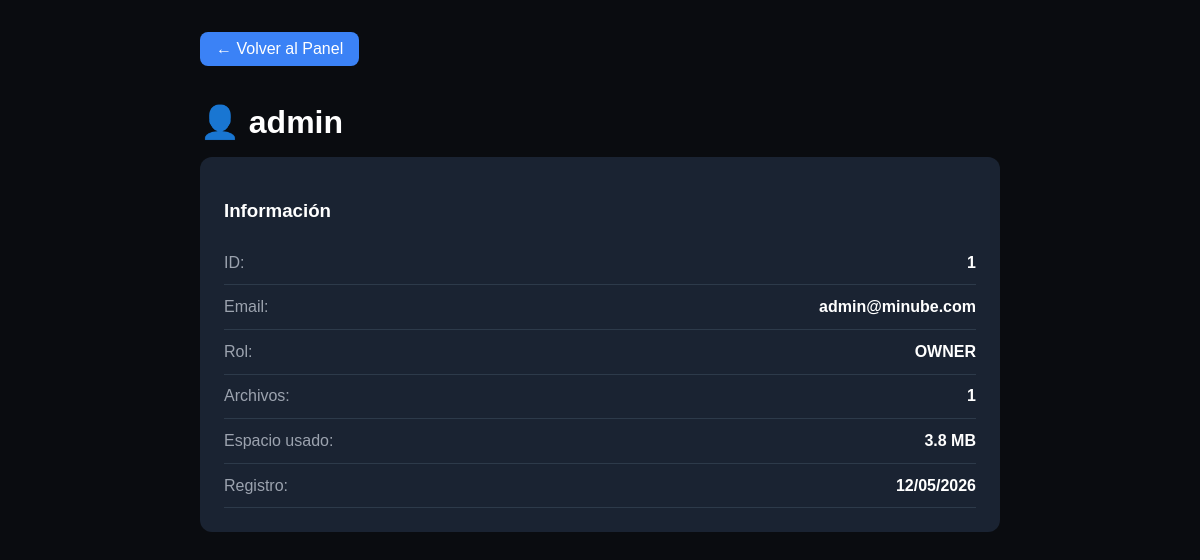
The page /admin/user/1 (signed in) on the database its author committed.
### instance/app.py (models this page shows, shortened)
class User(UserMixin, db.Model):
    id = db.Column(db.Integer, primary_key=True)
    username = db.Column(db.String(80), unique=True, nullable=False)
    email = db.Column(db.String(120), unique=True, nullable=False)
    password = db.Column(db.String(200), nullable=False)
    role = db.Column(db.String(20), default='user')  # user, admin, owner
    is_banned = db.Column(db.Boolean, default=False)
    ban_reason = db.Column(db.String(200), nullable=True)
    ban_until = db.Column(db.DateTime, nullable=True)
    avatar = db.Column(db.String(200), default='default.png')
    created_at = db.Column(db.DateTime, default=datetime.utcnow)
    last_login = db.Column(db.DateTime, nullable=True)
    files = db.relationship('File', backref='owner', lazy=True)
    def is_admin(self):
        return self.role in ['admin', 'owner']
    def is_owner(self):
        return self.role == 'owner'
    def is_banned_active(self):
        if not self.is_banned:
            return False

### instance/app.py (the view)
@app.route('/admin/user/<int:user_id>')
@login_required
@admin_required
def admin_user_detail(user_id):
    user = User.query.get_or_404(user_id)
    user_files = File.query.filter_by(user_id=user.id).order_by(File.upload_date.desc()).all()
    total_space = sum(f.file_size for f in user_files)
    return render_template('admin_user_detail.html',
                         target_user=user,
                         files=user_files,
                         total_space=format_file_size(total_space))

### instance/app.py (called while the page is built)
@login_manager.user_loader
def load_user(user_id):
    user = User.query.get(int(user_id))
    if user and user.is_banned_active():
        return None
    return user

def format_file_size(size_bytes):
    if size_bytes < 1024:
        return f"{size_bytes} B"
    elif size_bytes < 1024 * 1024:
        return f"{size_bytes / 1024:.1f} KB"
    elif size_bytes < 1024 * 1024 * 1024:
        return f"{size_bytes / (1024 * 1024):.1f} MB"
    else:
        return f"{size_bytes / (1024 * 1024 * 1024):.2f} GB"

def admin_required(f):
    from functools import wraps
    @wraps(f)
    def decorated(*args, **kwargs):
        if not current_user.is_authenticated or not current_user.is_admin():
            flash('Acceso denegado. Se requieren permisos de administrador.', 'error')
            return redirect(url_for('dashboard'))
        return f(*args, **kwargs)
    return decorated

### templates/admin_user_detail.html (shortened to what this page needs)
<!DOCTYPE html>
<html>
<head>
</head>
<body>
    <div class="container">
        <a href="{{ url_for('admin_panel') }}" class="back-btn">← Volver al Panel</a>
        <h1>👤 {{ target_user.username }}</h1>
        <div class="card">
            <h3 style="color:white">Información</h3>
            <div class="info-row">
                <span class="info-label">ID:</span>
                <span class="info-value">{{ target_user.id }}</span>
            </div>
            <div class="info-row">
                <span class="info-label">Email:</span>
                <span class="info-value">{{ target_user.email }}</span>
            </div>
            <div class="info-row">
                <span class="info-label">Rol:</span>
                <span class="info-value">{{ target_user.role|upper }}</span>
            </div>
            <div class="info-row">
                <span class="info-label">Archivos:</span>
                <span class="info-value">{{ target_user.files|length }}</span>
            </div>
            <div class="info-row">
                <span class="info-label">Espacio usado:</span>
                <span class="info-value">{{ total_space }}</span>
            </div>
            <div class="info-row">
                <span class="info-label">Registro:</span>
                <span class="info-value">{{ target_user.created_at.strftime('%d/%m/%Y') }}</span>
            </div>
        </div>
    </div>
</body>
</html>

### templates/admin_user_detail.html (style rules this page uses)
body { font-family: Arial, sans-serif; background: #0a0c10; margin: 0; padding: 2rem; }
.container { max-width: 800px; margin: 0 auto; }
.card { background: #1a2332; border-radius: 12px; padding: 1.5rem; margin-bottom: 1.5rem; }
h1 { color: white; margin-bottom: 1rem; }
.info-row { display: flex; justify-content: space-between; padding: 0.8rem 0; border-bottom: 1px solid #2d3a4a; }
.info-label { color: #9ca3af; }
.info-value { color: white; font-weight: bold; }
.back-btn { display: inline-block; margin-bottom: 1rem; padding: 0.5rem 1rem; background: #3b82f6; color: white; text-decoration: none; border-radius: 8px; }

### rows shown on the page
User: username "admin", id "1", email "admin@minube.com", role "OWNER", created_at "12/05/2026"

### other values the page prints
{{ target_user.files|length }} "1"
{{ total_space }} "3.8 MB"
